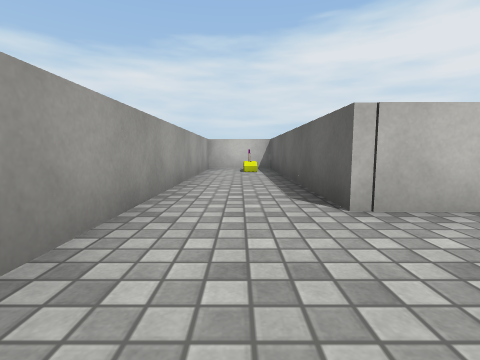
[1] (above)

16 first-person views from a walk through a 3-D level made in the Unity game engine. The camera is 0.54 m above the floor, tilts 6° down and sees 85° across. The floor is counted in squares, 1 m on a side. Each view is taken from the middle of a square. On the plan, view 1 faces up. The plan holds only what a view shows up to about 9 squares ahead; the rest is blank. The place goes on beyond the plan. Surface patterns are stand-ins for the level's own textures.

[2]
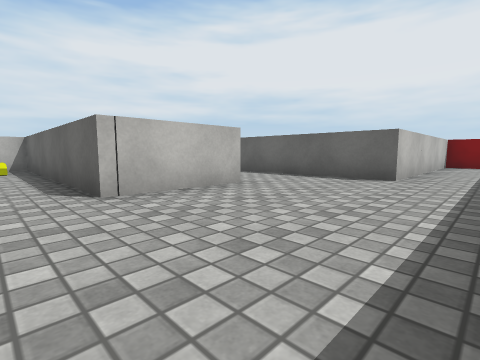

[3]
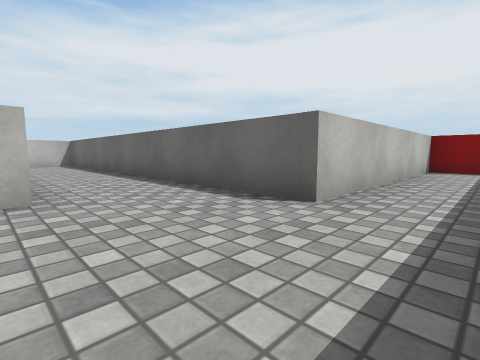

[4]
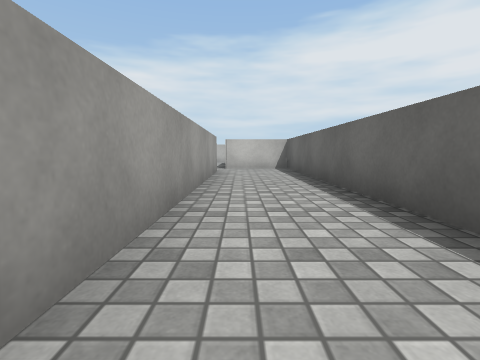

[5]
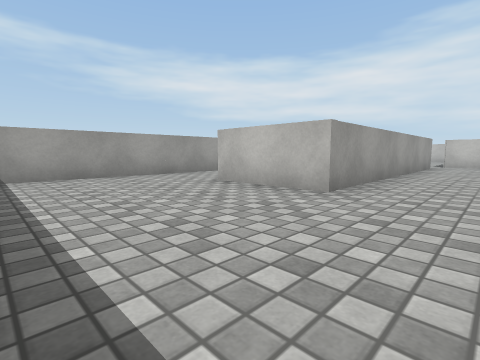

[6]
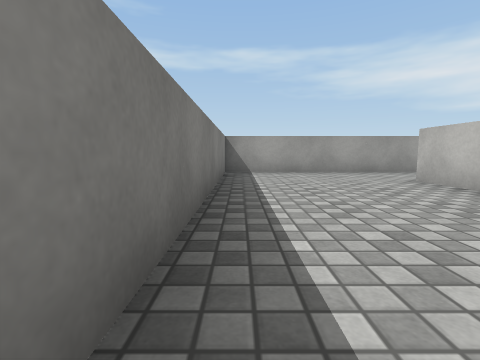

[7]
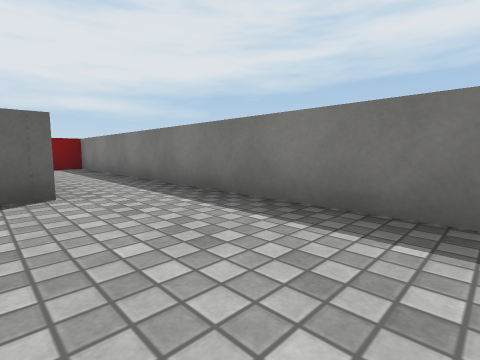

[8]
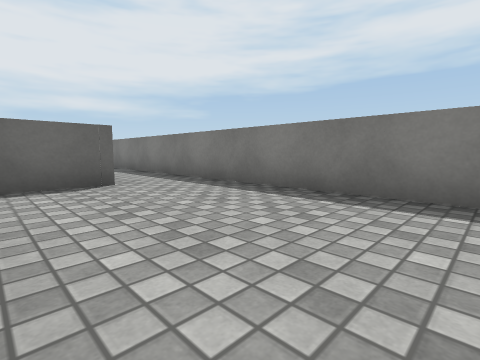

[9]
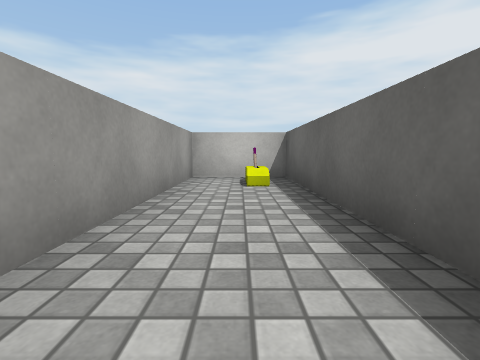

[10]
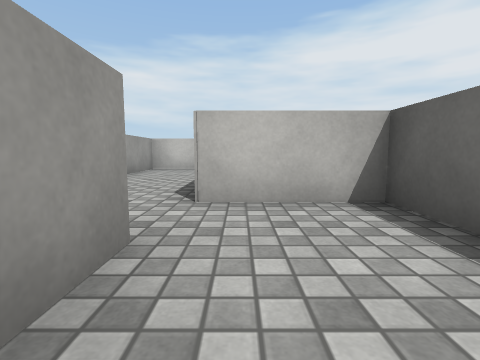

[11]
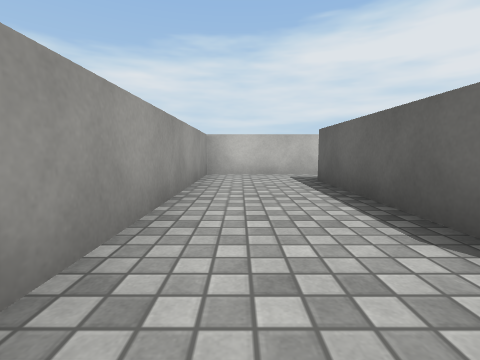

[12]
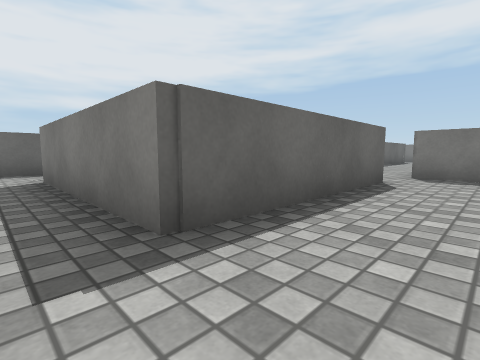

[13]
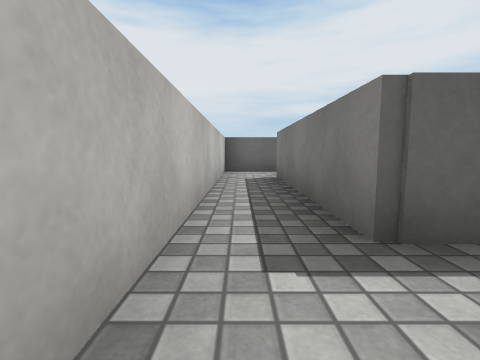

[14]
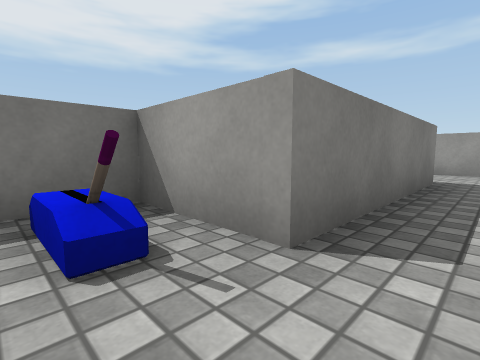

[15]
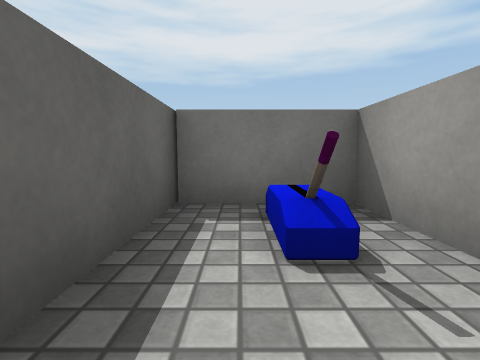

[16]
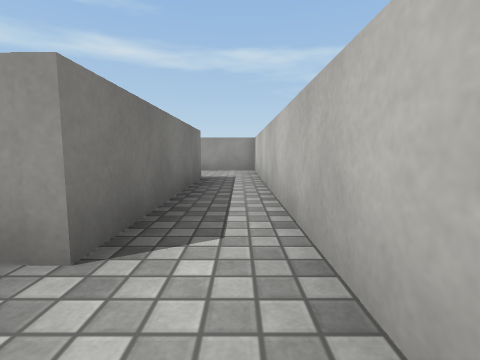

### Floor plan
Ten units are one square. View 1 is at (0, 0); x grows to the right and y downward. Boxes are objects, and circles mark ways between rooms. Rooms are numbered by the first view taken in them; rooms with no view inside come last. Other rooms are left out.
<svg viewBox="-15 -170 137 190">
<path fill="none" stroke="#000" d="M-8 14 117 14 117 -4 56 -4 56 -108 35 -108M33 -96 33 -24 10 -24 10 -88 -10 -88 -10 15M35 -108 35 -152 78 -152 78 -133 98 -133M22 -96 33 -96M97 -130 97 -165M94 -164 12 -164 12 -108"/>
<rect x="-5" y="-85" width="10" height="10" fill="#bbb"><title>lever</title></rect>
<rect x="85" y="-145" width="10" height="10" fill="#bbb"><title>lever</title></rect>
<circle cx="30" cy="-100" r="3" fill="#2a7"/>
<text x="40" y="-20">1</text>
<text x="30" y="-140">2</text>
</svg>
Room 1 opens to room 2.

Where each view was taken, in squares from view 1:
view 1: 0 up, 0 right, facing up
view 2: 1 down, 0 right, facing up-right
view 3: 1 down, 3 right, facing up-right
view 4: 2 up, 4 right, facing up
view 5: 1 down, 5 right, facing up-left
view 6: 1 down, 6 right, facing left
view 7: 1 up, 2 right, facing down-right
view 8: 2 up, 1 right, facing down-right
view 9: 3 up, 0 right, facing up
view 10: 8 up, 4 right, facing up
view 11: 10 up, 2 right, facing up
view 12: 16 up, 2 right, facing down-right
view 13: 16 up, 2 right, facing right
view 14: 16 up, 9 right, facing down-left
view 15: 16 up, 9 right, facing down
view 16: 16 up, 9 right, facing left
